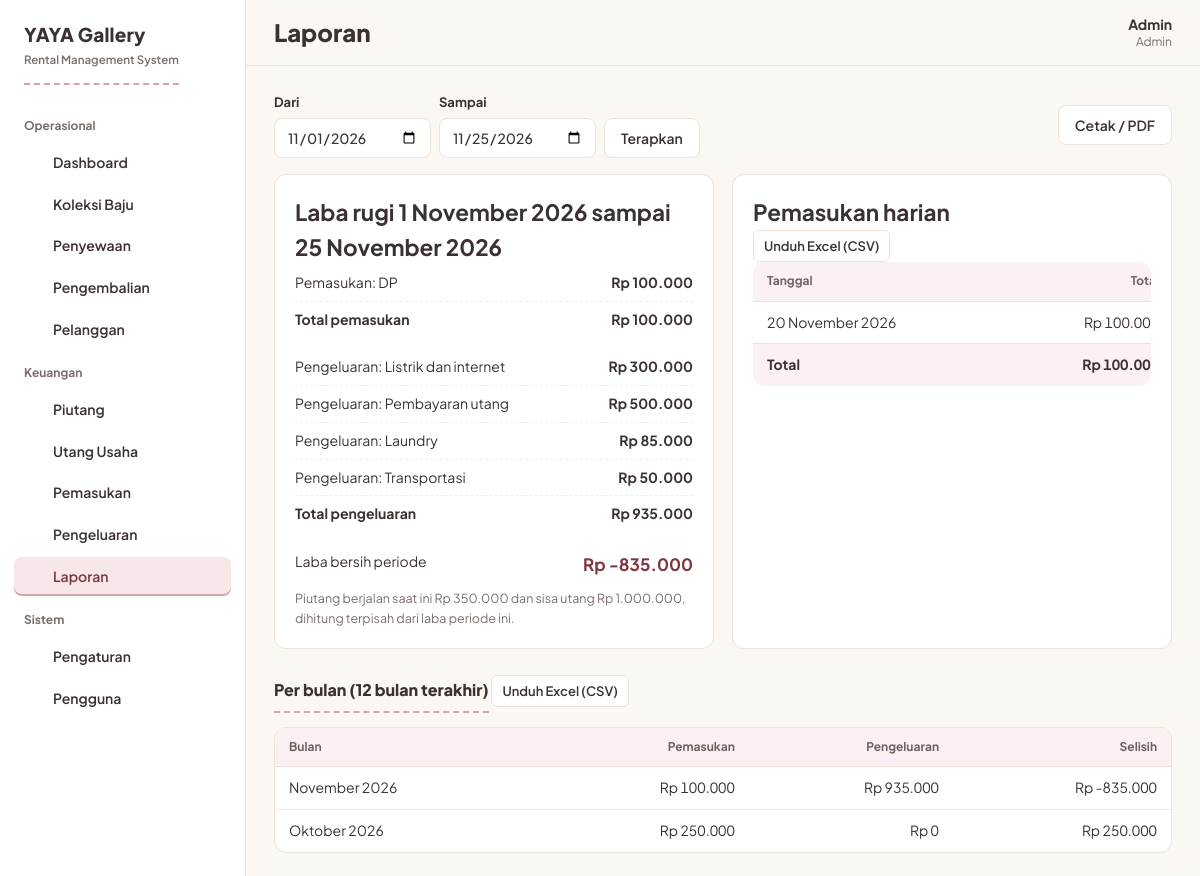
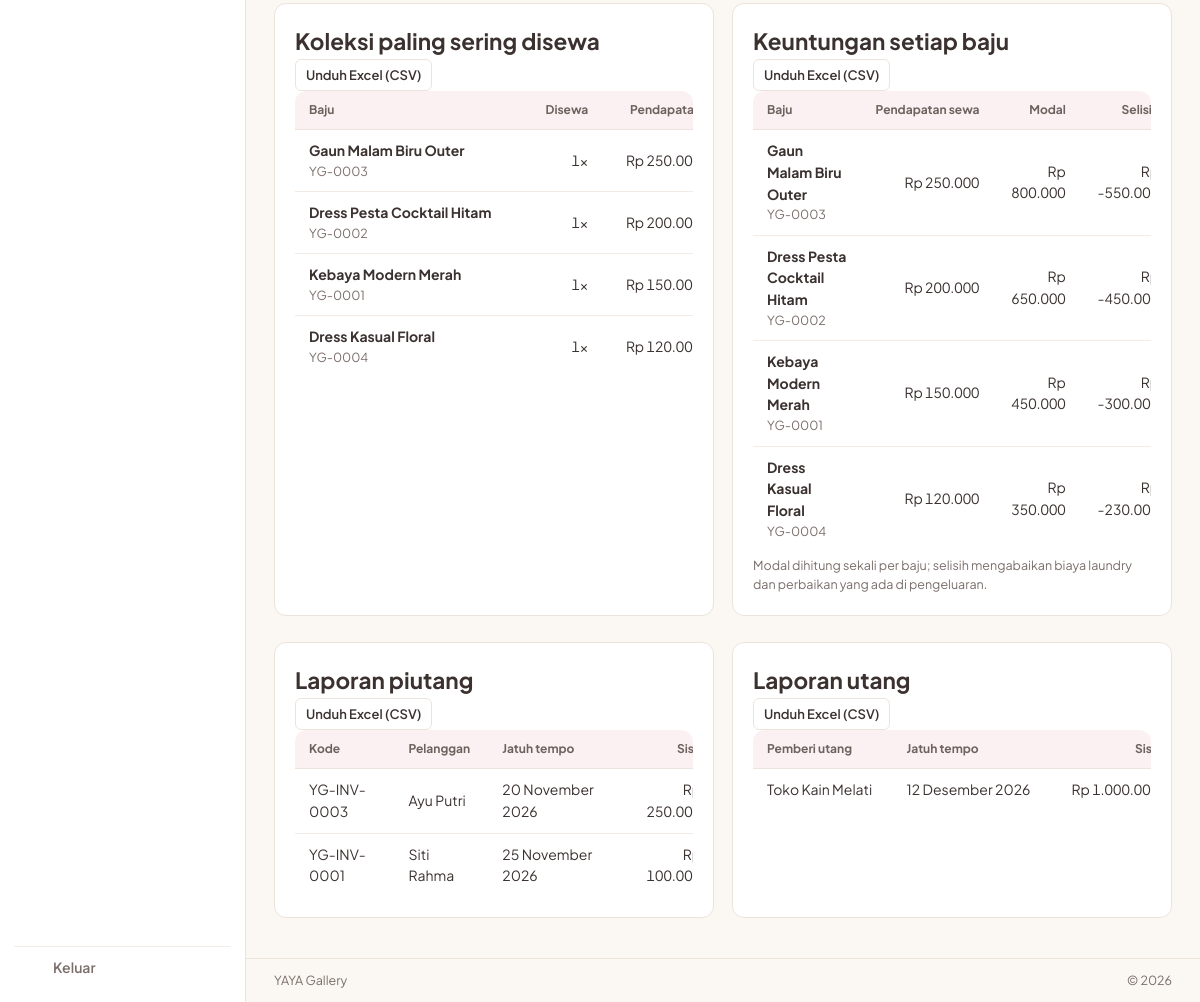
The app's page /pages/laporan.php (signed in) with its own data (2 pictures, top to bottom).
### tables this page shows
CREATE TABLE settings (
  id TINYINT UNSIGNED PRIMARY KEY DEFAULT 1 CHECK (id = 1),
  business_name VARCHAR(100) NOT NULL DEFAULT 'YAYA Gallery',
  logo VARCHAR(255) DEFAULT NULL,
  address VARCHAR(255) DEFAULT NULL,
  phone VARCHAR(30) DEFAULT NULL,
  late_fee_per_day DECIMAL(12,2) NOT NULL DEFAULT 0,
  default_deposit DECIMAL(12,2) NOT NULL DEFAULT 0,
  invoice_notes TEXT
);

CREATE TABLE users (
  id INT UNSIGNED AUTO_INCREMENT PRIMARY KEY,
  name VARCHAR(100) NOT NULL,
  username VARCHAR(50) NOT NULL UNIQUE,
  password_hash VARCHAR(255) NOT NULL,
  role ENUM('admin','karyawan') NOT NULL DEFAULT 'karyawan',
  is_active TINYINT(1) NOT NULL DEFAULT 1,
  created_at TIMESTAMP NOT NULL DEFAULT CURRENT_TIMESTAMP
);

CREATE TABLE dresses (
  id INT UNSIGNED AUTO_INCREMENT PRIMARY KEY,
  code VARCHAR(20) NOT NULL UNIQUE,
  name VARCHAR(150) NOT NULL,
  category ENUM('dress','kebaya','gaun','lainnya') NOT NULL DEFAULT 'dress',
  size VARCHAR(20) DEFAULT NULL,
  color VARCHAR(50) DEFAULT NULL,
  photo VARCHAR(255) DEFAULT NULL,
  rent_price DECIMAL(12,2) NOT NULL DEFAULT 0,
  buy_price DECIMAL(12,2) NOT NULL DEFAULT 0,
  purchase_date DATE DEFAULT NULL,
  item_condition ENUM('baik','perlu_perbaikan','rusak') NOT NULL DEFAULT 'baik',
  status ENUM('tersedia','booking','disewa','dicuci','perbaikan','tidak_tersedia') NOT NULL DEFAULT 'tersedia',
  notes TEXT,
  created_at TIMESTAMP NOT NULL DEFAULT CURRENT_TIMESTAMP,
  INDEX (status)
);

### pages/laporan.php (the view, shortened to what the rows shown need)
<?php
require_once __DIR__ . '/../app/layout.php';
require_login();
$dari = (string)($_GET['dari'] ?? date('Y-m-01'));
$sampai = (string)($_GET['sampai'] ?? date('Y-m-d'));
$harian = qall(
    'SELECT date, SUM(amount) total FROM incomes WHERE date BETWEEN :dari AND :sampai GROUP BY date ORDER BY date ASC',
    ['dari' => $dari, 'sampai' => $sampai]
);
$piutang = qall(
    "SELECT r.code, r.total, r.due_date, r.return_date, c.name AS customer, COALESCE(p.paid,0) AS paid
     FROM rentals r
     JOIN customers c ON c.id = r.customer_id
     LEFT JOIN (SELECT rental_id, SUM(amount) paid FROM incomes GROUP BY rental_id) p ON p.rental_id = r.id
     WHERE r.status <> 'batal' AND r.total > COALESCE(p.paid,0)
     ORDER BY COALESCE(r.due_date, r.return_date) ASC"
);
$utang = qall(
    "SELECT d.creditor_name, d.amount, d.due_date, COALESCE(e.paid,0) AS paid
     FROM debts d
     LEFT JOIN (SELECT utang_id, SUM(amount) paid FROM expenses WHERE utang_id IS NOT NULL AND category = 'pembayaran_utang' GROUP BY utang_id) e ON e.utang_id = d.id
     WHERE d.amount > COALESCE(e.paid,0)
     ORDER BY d.due_date ASC"
);
$populer = qall(
    "SELECT d.id, d.code, d.name, COUNT(ri.id) jml, SUM(ri.price) pendapatan
     FROM rental_items ri
     JOIN dresses d ON d.id = ri.dress_id
     JOIN rentals r ON r.id = ri.rental_id
     WHERE r.status <> 'batal'
     GROUP BY d.id, d.code, d.name
     ORDER BY jml DESC, pendapatan DESC
     LIMIT 10"
);
$profit = qall(
    "SELECT d.code, d.name, d.buy_price, COALESCE(SUM(ri.price),0) revenue
     FROM dresses d
     LEFT JOIN (
         SELECT ri.dress_id, ri.price
         FROM rental_items ri
         JOIN rentals r ON r.id = ri.rental_id
         WHERE r.status <> 'batal'
     ) ri ON ri.dress_id = d.id
     GROUP BY d.id, d.code, d.name, d.buy_price
     HAVING revenue > 0
     ORDER BY revenue DESC"
);
page_start('Laporan', 'laporan.php');
?>
<div class="cols" style="grid-template-columns:repeat(auto-fit,minmax(280px,1fr))">
    <div class="card">
        <h2 class="section" style="margin-top:0;padding-left:0">Laba rugi <?= tgl($dari) ?> sampai <?= tgl($sampai) ?></h2>
    </div>
    <div class="card">
        <h2 class="section" style="margin-top:0;padding-left:0">Pemasukan harian</h2>
        <?php if (!$harian): ?>
            <p class="section-sub">Tidak ada pemasukan pada periode ini.</p>
        <?php else: ?>
            <div class="table-wrap">
                <table class="items-table">
                    <thead><tr><th>Tanggal</th><th class="num">Total</th></tr></thead>
                </table>
            </div>
        <?php endif; ?>
    </div>
</div>
<section class="section">
    <h2>Per bulan (12 bulan terakhir)</h2>
    <div class="table-wrap">
        <table>
            <thead><tr><th>Bulan</th><th class="num">Pemasukan</th><th class="num">Pengeluaran</th><th class="num">Selisih</th></tr></thead>
        </table>
    </div>
</section>
<div class="cols section" style="grid-template-columns:repeat(auto-fit,minmax(300px,1fr))">
    <div class="card">
        <h2 class="section" style="margin-top:0;padding-left:0">Koleksi paling sering disewa</h2>
        <?php if (!$populer): ?>
            <p class="section-sub">Belum ada transaksi penyewaan.</p>
        <?php else: ?>
            <div class="table-wrap">
                <table class="items-table">
                    <thead><tr><th>Baju</th><th class="num">Disewa</th><th class="num">Pendapatan</th></tr></thead>
                    <tbody>
                    <?php foreach ($populer as $d): ?>
                        <tr>
                            <td><span class="cell-main"><?= e($d['name']) ?></span><span class="cell-sub"><?= e($d['code']) ?></span></td>
                            <td class="num"><?= angka($d['jml']) ?>×</td>
                            <td class="num"><?= rupiah($d['pendapatan']) ?></td>
                        </tr>
                    <?php endforeach; ?>
                    </tbody>
                </table>
            </div>
        <?php endif; ?>
    </div>
    <div class="card">
        <h2 class="section" style="margin-top:0;padding-left:0">Keuntungan setiap baju</h2>
        <?php if (!$profit): ?>
            <p class="section-sub">Belum ada baju yang menghasilkan pendapatan.</p>
        <?php else: ?>
            <div class="table-wrap">
                <table class="items-table">
                    <thead><tr><th>Baju</th><th class="num">Pendapatan sewa</th><th class="num">Modal</th><th class="num">Selisih</th></tr></thead>
                </table>
            </div>
        <?php endif; ?>
    </div>
</div>
<div class="cols section" style="grid-template-columns:repeat(auto-fit,minmax(300px,1fr))">
    <div class="card">
        <h2 class="section" style="margin-top:0;padding-left:0">Laporan piutang</h2>
        <?php if (!$piutang): ?>
            <p class="section-sub">Tidak ada piutang berjalan.</p>
        <?php else: ?>
            <div class="table-wrap">
                <table class="items-table">
                    <thead><tr><th>Kode</th><th>Pelanggan</th><th>Jatuh tempo</th><th class="num">Sisa</th></tr></thead>
                </table>
            </div>
        <?php endif; ?>
    </div>
    <div class="card">
        <h2 class="section" style="margin-top:0;padding-left:0">Laporan utang</h2>
        <?php if (!$utang): ?>
            <p class="section-sub">Tidak ada utang berjalan.</p>
        <?php else: ?>
            <div class="table-wrap">
                <table class="items-table">
                    <thead><tr><th>Pemberi utang</th><th>Jatuh tempo</th><th class="num">Sisa</th></tr></thead>
                </table>
            </div>
        <?php endif; ?>
    </div>
</div>
<?php
page_end();

### app/layout.php (shortened to what the rows shown need)
<?php
require_once __DIR__ . '/auth.php';
function page_start(string $title, string $active): void
{
    $s = settings();
    $user = current_user();
    $brand = $s['business_name'] ?: 'YAYA Gallery';
    ?>
<!doctype html>
<html lang="id">
<head>
<link rel="stylesheet" href="<?= u("assets/css/style.css") ?>">
</head>
<body>
<div class="shell">
    <aside class="sidebar" id="sidebar" aria-label="Menu utama">
        <p class="brand">
            <span class="brand-name"><?= e($brand) ?></span>
        </p>
    </aside>
    <div class="maincol">
        <header class="topbar">
            <h1><?= e($title) ?></h1>
            <div class="userchip">
                <span class="user-name"><?= e($user['name'] ?? '') ?></span>
                <span class="user-role"><?= e($user['role'] ?? '') ?></span>
            </div>
        </header>
        <main class="main" id="main">
<?php
}
function page_end(): void
{
    $s = settings();
    ?>
        </main>
        <footer class="appfoot"><span><?= e($s['business_name'] ?: 'YAYA Gallery') ?></span><span>&copy; <?= date('Y') ?></span></footer>
    </div>
</div>
</body>
</html>
<?php
}

### records on screen
settings: business_name "YAYA Gallery"
users: name "Admin", role "Admin"
dresses: name "Gaun Malam Biru Outer", code "YG-0003", jml "1", pendapatan "Rp…"
dresses: name "Dress Pesta Cocktail Hitam", code "YG-0002", jml "1", pendapatan "Rp…"
dresses: name "Kebaya Modern Merah", code "YG-0001", jml "1", pendapatan "Rp…"
dresses: name "Dress Kasual Floral", code "YG-0004", jml "1", pendapatan "Rp…"

### other values on screen
$groupName "Operasional"
$label "Dashboard"
$label "Koleksi Baju"
$label "Penyewaan"
$label "Pengembalian"
$label "Pelanggan"
$groupName "Keuangan"
$label "Piutang"
$label "Utang Usaha"
$label "Pemasukan"
$label "Pengeluaran"
$label "Laporan"
$groupName "Sistem"
$label "Pengaturan"
$label "Pengguna"
